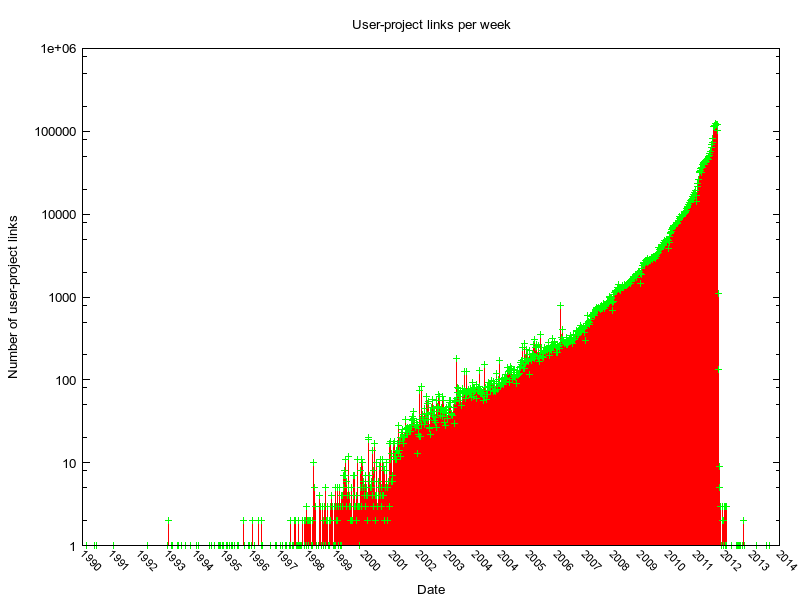

Reproduce this figure in gnuplot.
set terminal pngcairo transparent enhanced font "arial,10" size 800, 600 
set output "user-project-links-per-week.png"
set title "User-project links per week" 

set logscale y
set ylabel "Number of user-project links"

set timefmt "%s"
set xdata time
set xtics 52*7*24*3600 rotate by -45 scale 0 font ",8" format "%Y"
set xlabel "Date"

plot 'user-project-links-per-week.dat' using 1:2 with impulses title "", \
     'user-project-links-per-week.dat' using 1:2 with points title ""
